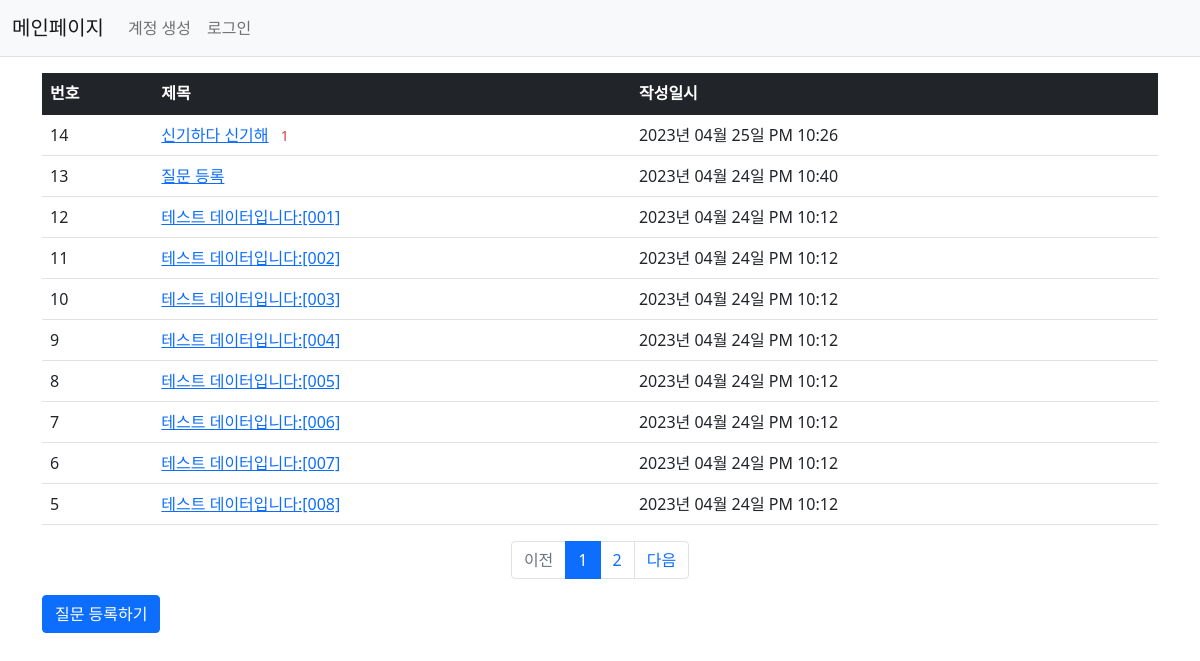
Page /question/list/ on the committed database.
### pybo/models.py (models this page shows)
class Question(db.Model):
    id = db.Column(db.Integer, primary_key=True)
    subject = db.Column(db.String(200), nullable=False)
    content = db.Column(db.Text(), nullable=False)
    create_date = db.Column(db.DateTime(), nullable=False)
    user_id = db.Column(db.Integer, db.ForeignKey('user.id', ondelete='CASCADE'), nullable=False)
    user = db.relationship('User', backref=db.backref('question_set'))

### pybo/views/question_views.py (the view)
@bp.route('/list/')
def _list():
    page = request.args.get('page', type=int, default=1)  # 페이지
    question_list = Question.query.order_by(Question.create_date.desc())
    question_list = question_list.paginate(page=page, per_page=10)
    return render_template('question/question_list.html', question_list=question_list)

### pybo/filter.py (called while the page is built)
def format_datetime(value, fmt='%Y년 %m월 %d일 %p %I:%M'):
    return value.strftime(fmt)

### pybo/views/auth_views.py (called while the page is built)
@bp.before_app_request
def load_logged_in_user():
    user_id = session.get('user_id')
    if user_id is None:
        g.user = None
    else:
        g.user = User.query.get(user_id)

### pybo/templates/question/question_list.html
{% extends 'base.html' %}
{% block content %}
    <div class="container my-3">
        <table class="table">
            <thead>
            <tr class="table-dark">
                <th>번호</th>
                <th>제목</th>
                <th>작성일시</th>
            </tr>
            </thead>
            <tbody>
            {% if question_list %}
            {% for question in question_list.items %}
            <tr>
                <td>{{ question_list.total - ((question_list.page-1) * question_list.per_page) - loop.index0 }}</td>
                <td>
                    <a href="{{ url_for('question.detail', question_id=question.id) }}">{{ question.subject }}</a>
                    {% if question.answer_set|length > 0 %}
                    <span class="text-danger small mx-2">{{ question.answer_set|length }}</span>
                    {% endif %}
                </td>
                <td>{{ question.create_date|datetime }}</td>
            </tr>
            {% endfor %}
            {% else %}
            <tr>
                <td colspan="3">질문이 없습니다.</td>
            </tr>
            {% endif %}
            </tbody>
        </table>
        <ul class="pagination justify-content-center">
            {% if question_list.has_prev %}
            <li class="page-item">
                <a class="page-link" href="?page={{ question_list.prev_num }}">이전</a>
            </li>
            {% else %}
            <li class="page-item disabled">
                <a class="page-link" tabindex="-1" aria-disabled="true" href="javascript:void(0)">이전</a>
            </li>
            {% endif %}
            {% for page_num in question_list.iter_pages() %}
            {% if page_num %}
            {% if page_num != question_list.page %}
            <li class="page-item">
                <a class="page-link" href="?page={{ page_num }}">{{ page_num }}</a>
            </li>
            {% else %}
            <li class="page-item active" aria-current="page">
                <a class="page-link" href="javascript:void(0)">{{ page_num }}</a>
            </li>
            {% endif %}
            {% else %}
            <li class="disabled">
                <a class="page-link" href="javascript:void(0)">...</a>
            </li>
            {% endif %}
            {% endfor %}
            {% if question_list.has_next %}
            <li class="page-item">
                <a class="page-link" href="?page={{ question_list.next_num }}">다음</a>
            </li>
            {% else %}
            <li class="page-item disabled">
                <a class="page-link" tabindex="-1" aria-disabled="true" href="javascript:void(0)">다음</a>
            </li>
            {% endif %}
        </ul>
        <a href="{{ url_for('question.create') }}" class="btn btn-primary">질문 등록하기</a>
    </div>
{% endblock %}

### pybo/templates/base.html (shortened to what this page needs)
<!DOCTYPE html>
<html lang="ko">
<head>
    <link rel="stylesheet" href="{{ url_for('static', filename='bootstrap.min.css') }}">
    <link rel="stylesheet" href="{{ url_for('static', filename='style.css') }}">
</head>
<body>
    {% include "navbar.html" %}
    {% block content %}
    {% endblock %}
</body>
</html>

### pybo/templates/navbar.html (shortened to what this page needs)
<nav class="navbar navbar-expand-lg navbar-light bg-light border-bottom">
    <div class="container-fluid">
        <a class="navbar-brand" href="{{ url_for('main.index') }}">메인페이지</a>
        <div class="collapse navbar-collapse" id="navbarSupportedContent">
            {% if g.user %}
            <ul class="navbar-nav">
                <li class="nav-item ">
                    <a class="nav-link" href="{{ url_for('auth.logout') }}">{{ g.user.username }} (로그아웃)</a>
                </li>
            </ul>
            {% else %}
            <ul class="navbar-nav me-auto mb-2 mb-lg-0">
                <li class="nav-item">
                    <a class="nav-link" href="{{ url_for('auth.signup') }}">계정 생성</a>
                </li>
                <li class="nav-item">
                    <a class="nav-link" href="{{ url_for('auth.login') }}">로그인</a>
                </li>
            </ul>
            {% endif %}
        </div>
    </div>
</nav>

### rows in the picture
Question: total "14", subject "신기하다 신기해", answer_set|length "1", create_date "2023년 04월 25일 PM 10:26"
Question: total "13", subject "질문 등록", create_date "2023년 04월 24일 PM 10:40"
Question: total "12", subject "테스트 데이터입니다:[001]", create_date "2023년 04월 24일 PM 10:12"
Question: total "11", subject "테스트 데이터입니다:[002]", create_date "2023년 04월 24일 PM 10:12"
Question: total "10", subject "테스트 데이터입니다:[003]", create_date "2023년 04월 24일 PM 10:12"
Question: id "9", subject "테스트 데이터입니다:[004]", create_date "2023년 04월 24일 PM 10:12"
Question: total "8", subject "테스트 데이터입니다:[005]", create_date "2023년 04월 24일 PM 10:12"
Question: total "7", subject "테스트 데이터입니다:[006]", create_date "2023년 04월 24일 PM 10:12"
Question: total "6", subject "테스트 데이터입니다:[007]", create_date "2023년 04월 24일 PM 10:12"
Question: total "5", subject "테스트 데이터입니다:[008]", create_date "2023년 04월 24일 PM 10:12"

### other values in the picture
{{ page_num }} "1"
{{ page_num }} "2"
